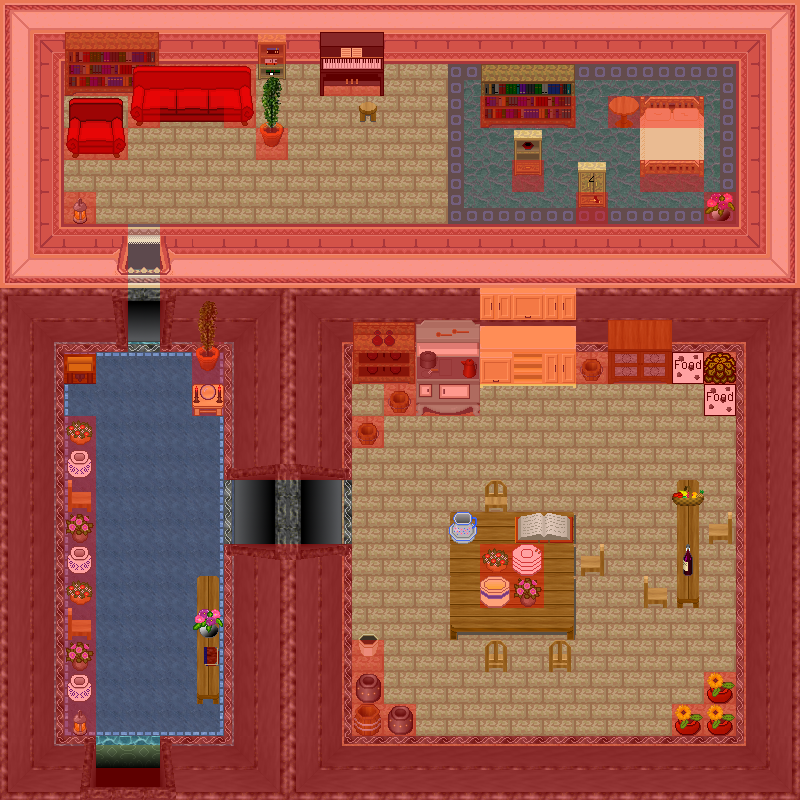

Rendered tile map (Tiled .tmx) drawn with the repository's tilesets; below, a short description and the map source with its tile grids summarised:
An orthogonal 25x25 tile map with 32x32 px tiles, 7 tile layers (0_floor, 1_terrain, 2_object, 3_roof, ...), 39 tilesets.

<map version="1.2" tiledversion="1.3.2" orientation="orthogonal" renderorder="right-down" compressionlevel="0" width="25" height="25" tilewidth="32" tileheight="32" infinite="0" nextlayerid="8" nextobjectid="1">
 <tileset firstgid="1" name="carpet" tilewidth="32" tileheight="32" tilecount="12" columns="4">
  <image source="../../tileset/furniture/carpet/carpets_2.png" width="128" height="96" />
 </tileset>
 <tileset firstgid="13" name="int_wall_pale.png" tilewidth="32" tileheight="32" tilecount="16" columns="2">
  <image source="../../tileset/building/wall/int_wall_pale.png" trans="ff00ff" width="64" height="256" />
 </tileset>
 <tileset firstgid="29" name="int_wall_purple.png" tilewidth="32" tileheight="32" tilecount="20" columns="2">
  <image source="../../tileset/building/wall/int_wall_purple.png" trans="ff00ff" width="64" height="320" />
 </tileset>
 <tileset firstgid="49" name="pale_red_ns.png" tilewidth="32" tileheight="32" tilecount="36" columns="9">
  <image source="../../tileset/building/entrance/pale_red_ns.png" trans="ff00ff" width="288" height="128" />
 </tileset>
 <tileset firstgid="85" name="barrel.png" tilewidth="32" tileheight="32" tilecount="2" columns="1">
  <image source="../../tileset/item/pot/barrel.png" width="32" height="64" />
 </tileset>
 <tileset firstgid="87" name="bright_bookshelf_and_cupboard.png" tilewidth="32" tileheight="32" tilecount="6" columns="3">
  <image source="../../tileset/furniture/shelve/bright_bookshelf_and_cupboard.png" width="96" height="64" />
 </tileset>
 <tileset firstgid="93" name="wooden_pale.png" tilewidth="32" tileheight="32" tilecount="4" columns="2">
  <image source="../../tileset/furniture/chair/wooden_pale.png" width="64" height="64" />
 </tileset>
 <tileset firstgid="97" name="flowering_plant.png" tilewidth="32" tileheight="32" tilecount="2" columns="2">
  <image source="../../tileset/plant/indoor/flowering_plant.png" width="64" height="32" />
 </tileset>
 <tileset firstgid="99" name="pot_grey.png" tilewidth="32" tileheight="32" tilecount="1" columns="1">
  <image source="../../tileset/item/pot/pot_grey.png" width="32" height="32" />
 </tileset>
 <tileset firstgid="100" name="pot_plant.png" tilewidth="32" tileheight="32" tilecount="3" columns="1">
  <image source="../../tileset/plant/indoor/pot_plant.png" width="32" height="96" />
 </tileset>
 <tileset firstgid="103" name="stool.png" tilewidth="32" tileheight="32" tilecount="1" columns="1">
  <image source="../../tileset/furniture/chair/stool.png" width="32" height="32" />
 </tileset>
 <tileset firstgid="104" name="wooden_pale.png" tilewidth="32" tileheight="32" tilecount="1" columns="1">
  <image source="../../tileset/furniture/table/wooden_pale.png" width="32" height="32" />
 </tileset>
 <tileset firstgid="105" name="small_lamp.png" tilewidth="32" tileheight="32" tilecount="4" columns="4">
  <image source="../../tileset/furniture/light/small_lamp.png" width="128" height="32" />
 </tileset>
 <tileset firstgid="109" name="orb_table.png" tilewidth="32" tileheight="32" tilecount="2" columns="2">
  <image source="../../tileset/furniture/table/orb_table.png" width="64" height="32" />
 </tileset>
 <tileset firstgid="111" name="collision.png" tilewidth="32" tileheight="32" tilecount="1" columns="1">
  <image source="../../tileset/logic/collision.png" width="32" height="32" />
 </tileset>
 <tileset firstgid="112" name="bluecarpet" tilewidth="32" tileheight="32" tilecount="9" columns="3">
  <image source="../../tileset/furniture/carpet/blue.png" width="96" height="96" />
 </tileset>
 <tileset firstgid="121" name="chest" tilewidth="32" tileheight="32" tilecount="2" columns="1">
  <image source="../../tileset/item/chest/small.png" width="32" height="64" />
 </tileset>
 <tileset firstgid="123" name="red wine" tilewidth="32" tileheight="32" tilecount="4" columns="2">
  <image source="../../tileset/item/drink/red_wine.png" width="64" height="64" />
 </tileset>
 <tileset firstgid="127" name="food fruit basket" tilewidth="32" tileheight="32" tilecount="1" columns="1">
  <image source="../../tileset/item/food/fruit_basket.png" width="32" height="32" />
 </tileset>
 <tileset firstgid="128" name="bench ns" tilewidth="32" tileheight="32" tilecount="3" columns="1">
  <image source="../../tileset/furniture/table/long_front_on.png" width="32" height="96" />
 </tileset>
 <tileset firstgid="131" name="book" tilewidth="32" tileheight="32" tilecount="4" columns="2">
  <image source="../../tileset/item/documents/book.png" width="64" height="64" />
 </tileset>
 <tileset firstgid="135" name="flower vase" tilewidth="32" tileheight="32" tilecount="3" columns="3">
  <image source="../../tileset/plant/indoor/flower_vase.png" width="96" height="32" />
 </tileset>
 <tileset firstgid="138" name="shelfs" tilewidth="32" tileheight="32" tilecount="12" columns="3">
  <image source="../../tileset/furniture/shelve/pale_book_bottle_shelf.png" width="96" height="128" />
 </tileset>
 <tileset firstgid="150" name="piano" tilewidth="32" tileheight="32" tilecount="4" columns="2">
  <image source="../../tileset/furniture/other/piano.png" width="64" height="64" />
 </tileset>
 <tileset firstgid="154" name="pie safe" tilewidth="32" tileheight="32" tilecount="4" columns="2">
  <image source="../../tileset/furniture/kitchen/pie_safe.png" width="64" height="64" />
 </tileset>
 <tileset firstgid="158" name="stove" tilewidth="32" tileheight="32" tilecount="6" columns="2">
  <image source="../../tileset/furniture/kitchen/stove.png" width="64" height="96" />
 </tileset>
 <tileset firstgid="164" name="food" tilewidth="32" tileheight="32" tilecount="1" columns="1">
  <image source="../../tileset/logic/item/sheepfood.png" width="32" height="32" />
 </tileset>
 <tileset firstgid="165" name="sofa" tilewidth="32" tileheight="32" tilecount="6" columns="3">
  <image source="../../tileset/furniture/chair/sofa_red.png" width="96" height="64" />
 </tileset>
 <tileset firstgid="171" name="hosta" tilewidth="32" tileheight="32" tilecount="9" columns="3">
  <image source="../../tileset/plant/bush/hosta.png" width="96" height="96" />
 </tileset>
 <tileset firstgid="180" name="detail2" tilewidth="32" tileheight="32" tilecount="6" columns="3">
  <image source="../../tileset/building/entrance/detail_ns.png" width="96" height="64" />
 </tileset>
 <tileset firstgid="186" name="table4" tilewidth="32" tileheight="32" tilecount="9" columns="3">
  <image source="../../tileset/furniture/table/wooden_rectangular.png" width="96" height="96" />
 </tileset>
 <tileset firstgid="195" name="dishes" tilewidth="32" tileheight="32" tilecount="6" columns="2">
  <image source="../../tileset/furniture/crockery/dishes.png" width="64" height="96" />
 </tileset>
 <tileset firstgid="201" name="pine" tilewidth="32" tileheight="32" tilecount="16" columns="4">
  <image source="../../tileset/furniture/other/furniture_pine.png" width="128" height="128" />
 </tileset>
 <tileset firstgid="217" name="orientaljar" tilewidth="32" tileheight="32" tilecount="1" columns="1">
  <image source="../../tileset/item/pot/oriental_jar.png" width="32" height="32" />
 </tileset>
 <tileset firstgid="218" name="emptypot" tilewidth="32" tileheight="32" tilecount="3" columns="1">
  <image source="../../tileset/item/pot/empty_pot.png" width="32" height="96" />
 </tileset>
 <tileset firstgid="221" name="wall/int_grey" tilewidth="32" tileheight="32" tilecount="121" columns="11">
  <image source="../../tileset/building/wall/int_grey.png" width="352" height="352" />
 </tileset>
 <tileset firstgid="342" name="entrance/grey" tilewidth="32" tileheight="32" tilecount="25" columns="5">
  <image source="../../tileset/building/entrance/grey.png" width="160" height="160" />
 </tileset>
 <tileset firstgid="367" name="indoor/grey_gradients" tilewidth="32" tileheight="32" tilecount="8" columns="4">
  <image source="../../tileset/ground/indoor/grey_gradients.png" width="128" height="64" />
 </tileset>
 <tileset firstgid="375" name="double_peach" tilewidth="32" tileheight="32" tilecount="8" columns="2">
  <image source="../../tileset/furniture/bed/double_peach.png" width="64" height="128" />
 </tileset>
 <layer id="1" name="0_floor" width="25" height="25">
  <data>[625 cells, 625 non-empty, 25 distinct tile ids]</data>
 </layer>
 <layer id="2" name="1_terrain" width="25" height="25">
  <data>[625 cells, 383 non-empty, 98 distinct tile ids]</data>
 </layer>
 <layer id="3" name="2_object" width="25" height="25">
  <data>[625 cells, 75 non-empty, 57 distinct tile ids]</data>
 </layer>
 <layer id="4" name="3_roof" width="25" height="25">
  <data>[625 cells, 37 non-empty, 29 distinct tile ids]</data>
 </layer>
 <layer id="5" name="objects" width="25" height="25">
  <data>[625 cells, 2 non-empty, 1 distinct tile ids]</data>
 </layer>
 <layer id="6" name="collision" width="25" height="25" opacity="0.37">
  <data>[625 cells, 368 non-empty, 1 distinct tile ids]</data>
 </layer>
 <layer id="7" name="protection" width="25" height="25">
  <data>[625 cells, 0 non-empty, 0 distinct tile ids]</data>
 </layer>
</map>
